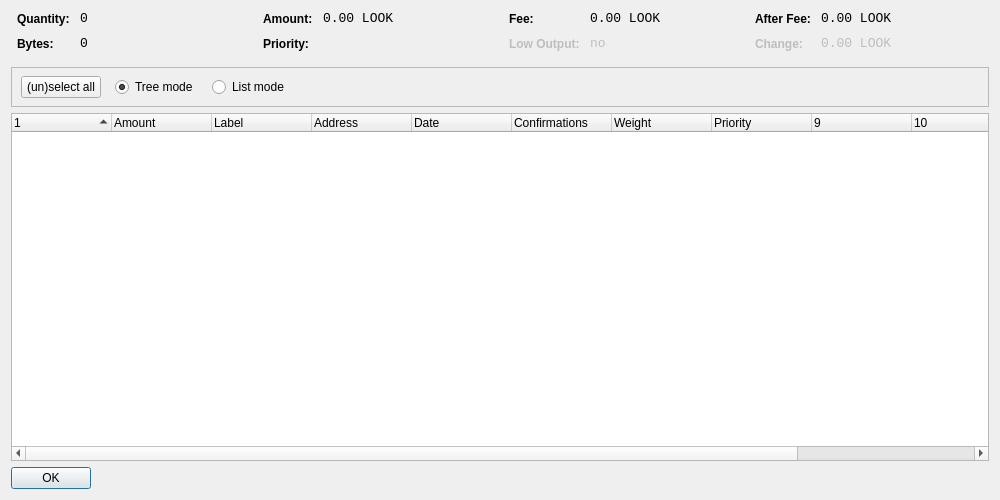
<?xml version="1.0" encoding="UTF-8"?>
<ui version="4.0">
 <class>CoinControlDialog</class>
 <widget class="QWidget" name="CoinControlDialog">
  <property name="geometry">
   <rect>
    <x>0</x>
    <y>0</y>
    <width>1000</width>
    <height>500</height>
   </rect>
  </property>
  <property name="windowTitle">
   <string>Coin Control</string>
  </property>
  <layout class="QVBoxLayout" name="verticalLayout">
   <item>
    <layout class="QHBoxLayout" name="horizontalLayoutTop" stretch="0,0,0,0">
     <property name="topMargin">
      <number>0</number>
     </property>
     <property name="bottomMargin">
      <number>10</number>
     </property>
     <item>
      <layout class="QFormLayout" name="formLayoutCoinControl1">
       <property name="horizontalSpacing">
        <number>10</number>
       </property>
       <property name="verticalSpacing">
        <number>10</number>
       </property>
       <property name="leftMargin">
        <number>6</number>
       </property>
       <property name="rightMargin">
        <number>6</number>
       </property>
       <item row="0" column="0">
        <widget class="QLabel" name="labelCoinControlQuantityText">
         <property name="styleSheet">
          <string notr="true">font-weight:bold;</string>
         </property>
         <property name="text">
          <string>Quantity:</string>
         </property>
        </widget>
       </item>
       <item row="0" column="1">
        <widget class="QLabel" name="labelCoinControlQuantity">
         <property name="font">
          <font>
           <family>Monospace</family>
           <pointsize>10</pointsize>
          </font>
         </property>
         <property name="cursor">
          <cursorShape>IBeamCursor</cursorShape>
         </property>
         <property name="contextMenuPolicy">
          <enum>Qt::ActionsContextMenu</enum>
         </property>
         <property name="text">
          <string notr="true">0</string>
         </property>
         <property name="textInteractionFlags">
          <set>Qt::LinksAccessibleByMouse|Qt::TextSelectableByKeyboard|Qt::TextSelectableByMouse</set>
         </property>
        </widget>
       </item>
       <item row="1" column="0">
        <widget class="QLabel" name="labelCoinControlBytesText">
         <property name="styleSheet">
          <string notr="true">font-weight:bold;</string>
         </property>
         <property name="text">
          <string>Bytes:</string>
         </property>
        </widget>
       </item>
       <item row="1" column="1">
        <widget class="QLabel" name="labelCoinControlBytes">
         <property name="font">
          <font>
           <family>Monospace</family>
           <pointsize>10</pointsize>
          </font>
         </property>
         <property name="cursor">
          <cursorShape>IBeamCursor</cursorShape>
         </property>
         <property name="contextMenuPolicy">
          <enum>Qt::ActionsContextMenu</enum>
         </property>
         <property name="text">
          <string notr="true">0</string>
         </property>
         <property name="textInteractionFlags">
          <set>Qt::LinksAccessibleByMouse|Qt::TextSelectableByKeyboard|Qt::TextSelectableByMouse</set>
         </property>
        </widget>
       </item>
      </layout>
     </item>
     <item>
      <layout class="QFormLayout" name="formLayoutCoinControl2">
       <property name="horizontalSpacing">
        <number>10</number>
       </property>
       <property name="verticalSpacing">
        <number>10</number>
       </property>
       <property name="leftMargin">
        <number>6</number>
       </property>
       <property name="rightMargin">
        <number>6</number>
       </property>
       <item row="0" column="0">
        <widget class="QLabel" name="labelCoinControlAmountText">
         <property name="styleSheet">
          <string notr="true">font-weight:bold;</string>
         </property>
         <property name="text">
          <string>Amount:</string>
         </property>
        </widget>
       </item>
       <item row="0" column="1">
        <widget class="QLabel" name="labelCoinControlAmount">
         <property name="font">
          <font>
           <family>Monospace</family>
           <pointsize>10</pointsize>
          </font>
         </property>
         <property name="cursor">
          <cursorShape>IBeamCursor</cursorShape>
         </property>
         <property name="contextMenuPolicy">
          <enum>Qt::ActionsContextMenu</enum>
         </property>
         <property name="text">
          <string notr="true">0.00 LOOK</string>
         </property>
         <property name="textInteractionFlags">
          <set>Qt::LinksAccessibleByMouse|Qt::TextSelectableByKeyboard|Qt::TextSelectableByMouse</set>
         </property>
        </widget>
       </item>
       <item row="1" column="0">
        <widget class="QLabel" name="labelCoinControlPriorityText">
         <property name="styleSheet">
          <string notr="true">font-weight:bold;</string>
         </property>
         <property name="text">
          <string>Priority:</string>
         </property>
        </widget>
       </item>
       <item row="1" column="1">
        <widget class="QLabel" name="labelCoinControlPriority">
         <property name="font">
          <font>
           <family>Monospace</family>
           <pointsize>10</pointsize>
          </font>
         </property>
         <property name="cursor">
          <cursorShape>IBeamCursor</cursorShape>
         </property>
         <property name="contextMenuPolicy">
          <enum>Qt::ActionsContextMenu</enum>
         </property>
         <property name="text">
          <string/>
         </property>
         <property name="textInteractionFlags">
          <set>Qt::LinksAccessibleByMouse|Qt::TextSelectableByKeyboard|Qt::TextSelectableByMouse</set>
         </property>
        </widget>
       </item>
      </layout>
     </item>
     <item>
      <layout class="QFormLayout" name="formLayoutCoinControl3">
       <property name="horizontalSpacing">
        <number>10</number>
       </property>
       <property name="verticalSpacing">
        <number>10</number>
       </property>
       <property name="leftMargin">
        <number>6</number>
       </property>
       <property name="rightMargin">
        <number>6</number>
       </property>
       <item row="0" column="0">
        <widget class="QLabel" name="labelCoinControlFeeText">
         <property name="styleSheet">
          <string notr="true">font-weight:bold;</string>
         </property>
         <property name="text">
          <string>Fee:</string>
         </property>
        </widget>
       </item>
       <item row="0" column="1">
        <widget class="QLabel" name="labelCoinControlFee">
         <property name="font">
          <font>
           <family>Monospace</family>
           <pointsize>10</pointsize>
          </font>
         </property>
         <property name="cursor">
          <cursorShape>IBeamCursor</cursorShape>
         </property>
         <property name="contextMenuPolicy">
          <enum>Qt::ActionsContextMenu</enum>
         </property>
         <property name="text">
          <string notr="true">0.00 LOOK</string>
         </property>
         <property name="textInteractionFlags">
          <set>Qt::LinksAccessibleByMouse|Qt::TextSelectableByKeyboard|Qt::TextSelectableByMouse</set>
         </property>
        </widget>
       </item>
       <item row="1" column="0">
        <widget class="QLabel" name="labelCoinControlLowOutputText">
         <property name="enabled">
          <bool>false</bool>
         </property>
         <property name="styleSheet">
          <string notr="true">font-weight:bold;</string>
         </property>
         <property name="text">
          <string>Low Output:</string>
         </property>
        </widget>
       </item>
       <item row="1" column="1">
        <widget class="QLabel" name="labelCoinControlLowOutput">
         <property name="enabled">
          <bool>false</bool>
         </property>
         <property name="font">
          <font>
           <family>Monospace</family>
           <pointsize>10</pointsize>
          </font>
         </property>
         <property name="cursor">
          <cursorShape>IBeamCursor</cursorShape>
         </property>
         <property name="contextMenuPolicy">
          <enum>Qt::ActionsContextMenu</enum>
         </property>
         <property name="text">
          <string>no</string>
         </property>
         <property name="textInteractionFlags">
          <set>Qt::LinksAccessibleByMouse|Qt::TextSelectableByKeyboard|Qt::TextSelectableByMouse</set>
         </property>
        </widget>
       </item>
      </layout>
     </item>
     <item>
      <layout class="QFormLayout" name="formLayoutCoinControl4">
       <property name="horizontalSpacing">
        <number>10</number>
       </property>
       <property name="verticalSpacing">
        <number>10</number>
       </property>
       <property name="leftMargin">
        <number>6</number>
       </property>
       <property name="rightMargin">
        <number>6</number>
       </property>
       <item row="0" column="0">
        <widget class="QLabel" name="labelCoinControlAfterFeeText">
         <property name="styleSheet">
          <string notr="true">font-weight:bold;</string>
         </property>
         <property name="text">
          <string>After Fee:</string>
         </property>
        </widget>
       </item>
       <item row="0" column="1">
        <widget class="QLabel" name="labelCoinControlAfterFee">
         <property name="font">
          <font>
           <family>Monospace</family>
           <pointsize>10</pointsize>
          </font>
         </property>
         <property name="cursor">
          <cursorShape>IBeamCursor</cursorShape>
         </property>
         <property name="contextMenuPolicy">
          <enum>Qt::ActionsContextMenu</enum>
         </property>
         <property name="text">
          <string notr="true">0.00 LOOK</string>
         </property>
         <property name="textInteractionFlags">
          <set>Qt::LinksAccessibleByMouse|Qt::TextSelectableByKeyboard|Qt::TextSelectableByMouse</set>
         </property>
        </widget>
       </item>
       <item row="1" column="0">
        <widget class="QLabel" name="labelCoinControlChangeText">
         <property name="enabled">
          <bool>false</bool>
         </property>
         <property name="styleSheet">
          <string notr="true">font-weight:bold;</string>
         </property>
         <property name="text">
          <string>Change:</string>
         </property>
        </widget>
       </item>
       <item row="1" column="1">
        <widget class="QLabel" name="labelCoinControlChange">
         <property name="enabled">
          <bool>false</bool>
         </property>
         <property name="font">
          <font>
           <family>Monospace</family>
           <pointsize>10</pointsize>
          </font>
         </property>
         <property name="cursor">
          <cursorShape>IBeamCursor</cursorShape>
         </property>
         <property name="contextMenuPolicy">
          <enum>Qt::ActionsContextMenu</enum>
         </property>
         <property name="text">
          <string notr="true">0.00 LOOK</string>
         </property>
         <property name="textInteractionFlags">
          <set>Qt::LinksAccessibleByMouse|Qt::TextSelectableByKeyboard|Qt::TextSelectableByMouse</set>
         </property>
        </widget>
       </item>
      </layout>
     </item>
    </layout>
   </item>
   <item>
    <widget class="QFrame" name="frame">
     <property name="minimumSize">
      <size>
       <width>0</width>
       <height>40</height>
      </size>
     </property>
     <property name="frameShape">
      <enum>QFrame::StyledPanel</enum>
     </property>
     <property name="frameShadow">
      <enum>QFrame::Sunken</enum>
     </property>
     <widget class="QWidget" name="horizontalLayoutWidget">
      <property name="geometry">
       <rect>
        <x>10</x>
        <y>0</y>
        <width>781</width>
        <height>41</height>
       </rect>
      </property>
      <layout class="QHBoxLayout" name="horizontalLayoutPanel" stretch="0,0,0,0">
       <property name="spacing">
        <number>14</number>
       </property>
       <item>
        <widget class="QPushButton" name="pushButtonSelectAll">
         <property name="sizePolicy">
          <sizepolicy hsizetype="Maximum" vsizetype="Fixed">
           <horstretch>0</horstretch>
           <verstretch>0</verstretch>
          </sizepolicy>
         </property>
         <property name="text">
          <string>(un)select all</string>
         </property>
        </widget>
       </item>
       <item>
        <widget class="QRadioButton" name="radioTreeMode">
         <property name="sizePolicy">
          <sizepolicy hsizetype="Maximum" vsizetype="Fixed">
           <horstretch>0</horstretch>
           <verstretch>0</verstretch>
          </sizepolicy>
         </property>
         <property name="text">
          <string>Tree mode</string>
         </property>
         <property name="checked">
          <bool>true</bool>
         </property>
        </widget>
       </item>
       <item>
        <widget class="QRadioButton" name="radioListMode">
         <property name="sizePolicy">
          <sizepolicy hsizetype="Maximum" vsizetype="Fixed">
           <horstretch>0</horstretch>
           <verstretch>0</verstretch>
          </sizepolicy>
         </property>
         <property name="text">
          <string>List mode</string>
         </property>
        </widget>
       </item>
       <item>
        <spacer name="horizontalSpacer">
         <property name="orientation">
          <enum>Qt::Horizontal</enum>
         </property>
         <property name="sizeHint" stdset="0">
          <size>
           <width>40</width>
           <height>20</height>
          </size>
         </property>
        </spacer>
       </item>
      </layout>
     </widget>
    </widget>
   </item>
   <item>
    <widget class="CoinControlTreeWidget" name="treeWidget">
     <property name="contextMenuPolicy">
      <enum>Qt::CustomContextMenu</enum>
     </property>
     <property name="sortingEnabled">
      <bool>false</bool>
     </property>
     <property name="columnCount">
      <number>12</number>
     </property>
     <attribute name="headerShowSortIndicator" stdset="0">
      <bool>true</bool>
     </attribute>
     <attribute name="headerStretchLastSection">
      <bool>false</bool>
     </attribute>
     <column>
      <property name="text">
       <string/>
      </property>
     </column>
     <column>
      <property name="text">
       <string>Amount</string>
      </property>
     </column>
     <column>
      <property name="text">
       <string>Label</string>
      </property>
     </column>
     <column>
      <property name="text">
       <string>Address</string>
      </property>
     </column>
     <column>
      <property name="text">
       <string>Date</string>
      </property>
     </column>
     <column>
      <property name="text">
       <string>Confirmations</string>
      </property>
      <property name="toolTip">
       <string>Confirmed</string>
      </property>
     </column>
     <column>
      <property name="text">
       <string>Weight</string>
      </property>
     </column>
     <column>
      <property name="text">
       <string>Priority</string>
      </property>
     </column>
     <column>
      <property name="text">
       <string/>
      </property>
     </column>
     <column>
      <property name="text">
       <string/>
      </property>
     </column>
     <column>
      <property name="text">
       <string/>
      </property>
     </column>
     <column>
      <property name="text">
       <string/>
      </property>
     </column>
    </widget>
   </item>
   <item>
    <widget class="QDialogButtonBox" name="buttonBox">
     <property name="sizePolicy">
      <sizepolicy hsizetype="Maximum" vsizetype="Fixed">
       <horstretch>0</horstretch>
       <verstretch>0</verstretch>
      </sizepolicy>
     </property>
     <property name="orientation">
      <enum>Qt::Horizontal</enum>
     </property>
     <property name="standardButtons">
      <set>QDialogButtonBox::Ok</set>
     </property>
    </widget>
   </item>
  </layout>
 </widget>
 <customwidgets>
  <customwidget>
   <class>CoinControlTreeWidget</class>
   <extends>QTreeWidget</extends>
   <header>coincontroltreewidget.h</header>
  </customwidget>
 </customwidgets>
 <resources/>
 <connections/>
</ui>
